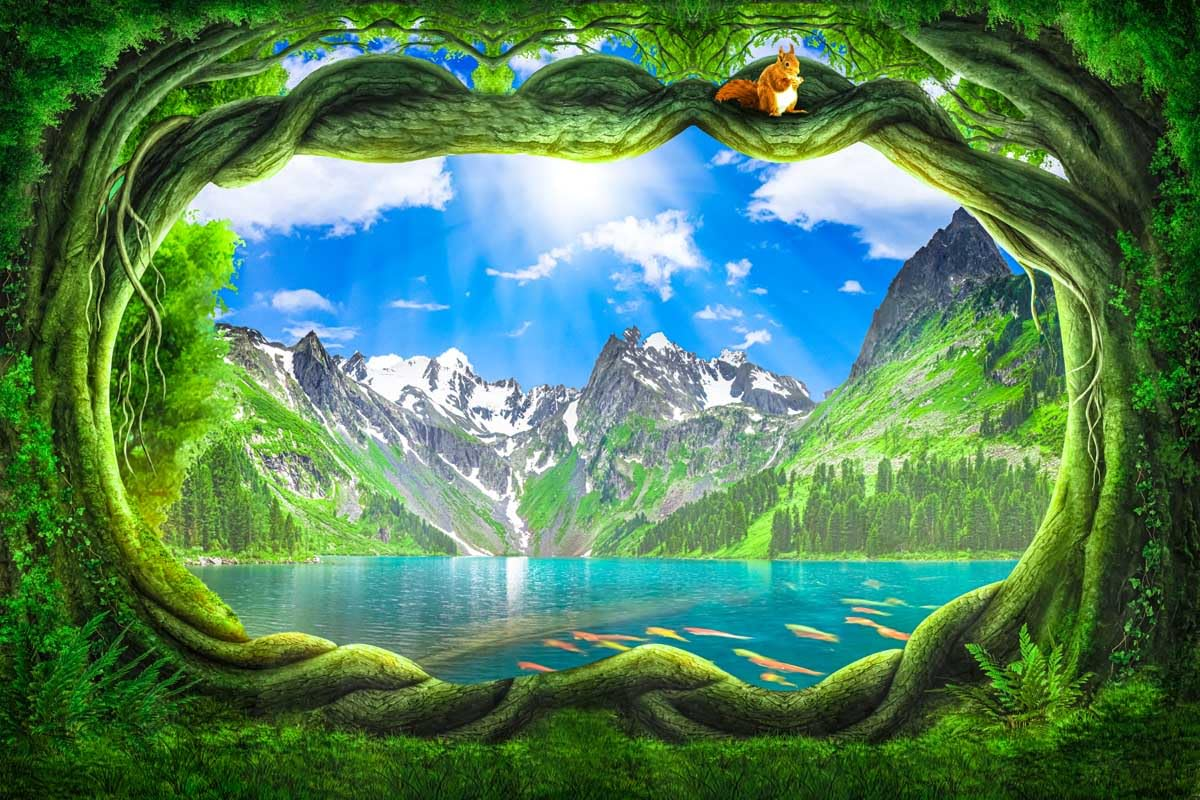
#> input picture Images/nature.jpg, 1200 x 800 px, found by its file name
$ python task.py
#> lines starting #> are read from the running program, lines starting #| are printed output that depends on the picture; after the words box and inside, x2 and y2 are one past the last pixel; in counts of white or black regions, pixels touching at a corner belong together
"""
Write a Python script that:
-> Loads an image (image_path same as yesterday’s or a new one).
-> Converts it to grayscale.
-> Applies and saves results for:
    - Binary thresholding
    - Adaptive Gaussian thresholding
    - Otsu’s thresholding
-> Applies and saves results for:
    - Normal blur
    - Gaussian blur
    - Median blur
    - Bilateral filter
-> Shows all results using cv2.imshow() (or matplotlib if preferred).
"""

import cv2

output_dir = "outputs"
image_path = r"P:\Computer vision Experiments\30-Days challenge\CV-30-day-challenge\Images\nature.jpg"

image = cv2.imread(image_path)
#> image is the input picture: shape (800, 1200, 3); mean B, G, R 91.2, 128.4, 81.3

# Original image
original = image.copy()
# Grayscale image
gray = cv2.cvtColor(image, cv2.COLOR_BGR2GRAY)
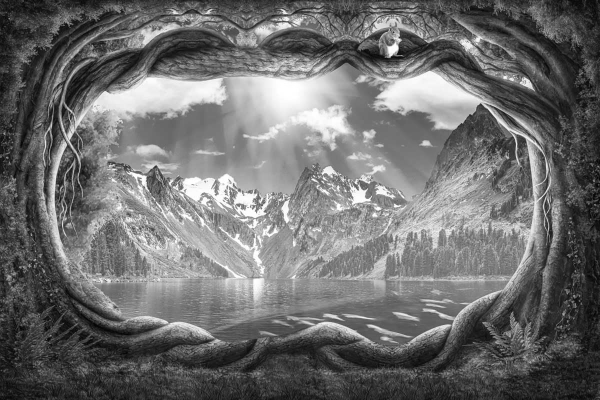
#> gray: shape (800, 1200) (shown at 1/2 size); min 0, max 255, mean 110.1

cv2.imwrite(f"{output_dir}/Original.png", original)
cv2.imwrite(f"{output_dir}/Gray.png", gray)

# Simple/Binary thresholding
thresh_value = 127
ret_simple, binary_img = cv2.threshold(gray, thresh_value, 255, cv2.THRESH_BINARY)
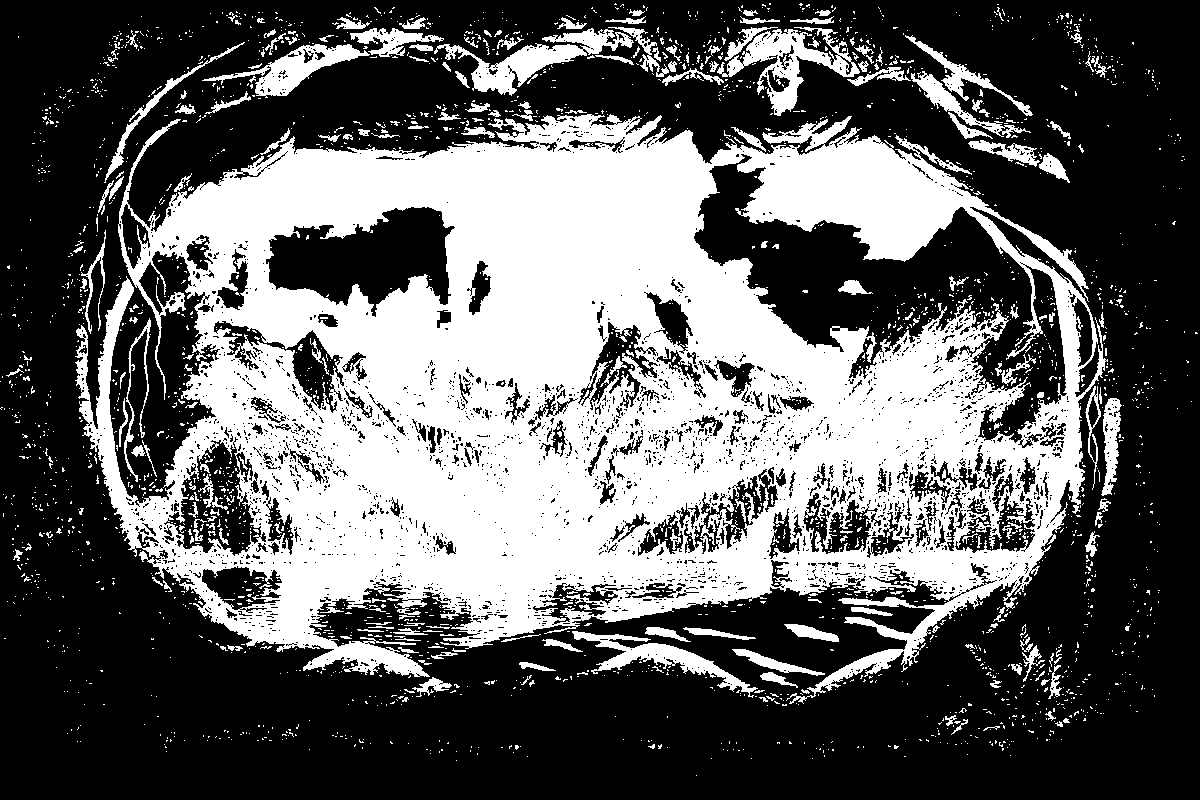
#> binary_img: shape (800, 1200); 37.8% white; 2673 white regions (2444 under 20 px), largest, box (x1, y1, x2, y2) and area: (75, 114, 1108, 704) 316344, (717, 27, 860, 116) 3919, (434, 28, 634, 96) 3878
#> ret_simple = 127
# Adaptive thresholding
adaptive = cv2.adaptiveThreshold(gray, 255, cv2.ADAPTIVE_THRESH_GAUSSIAN_C ,cv2.THRESH_BINARY, 11, 3)
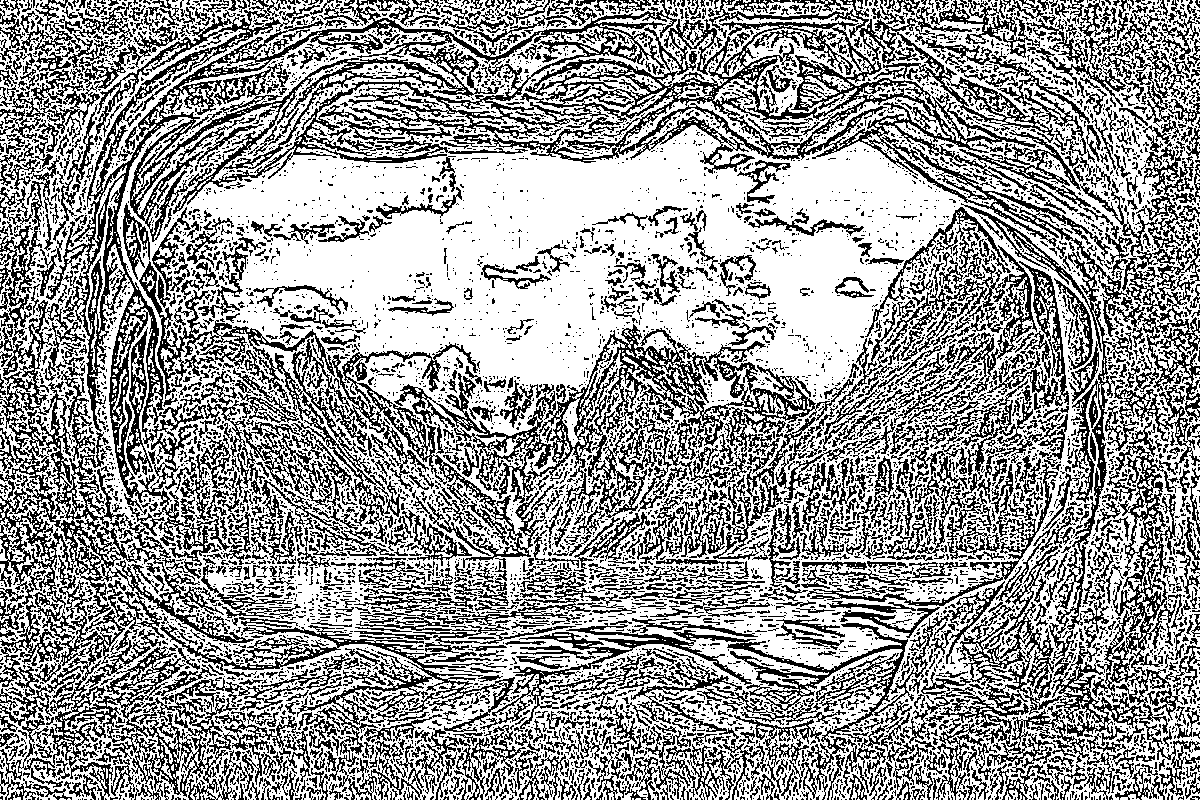
#> adaptive: shape (800, 1200); 61% white; black in thin lines or dots
# Otsu's thresholding
ret_otsu, otsu = cv2.threshold(gray, 0, 255, cv2.THRESH_BINARY + cv2.THRESH_OTSU, 255)
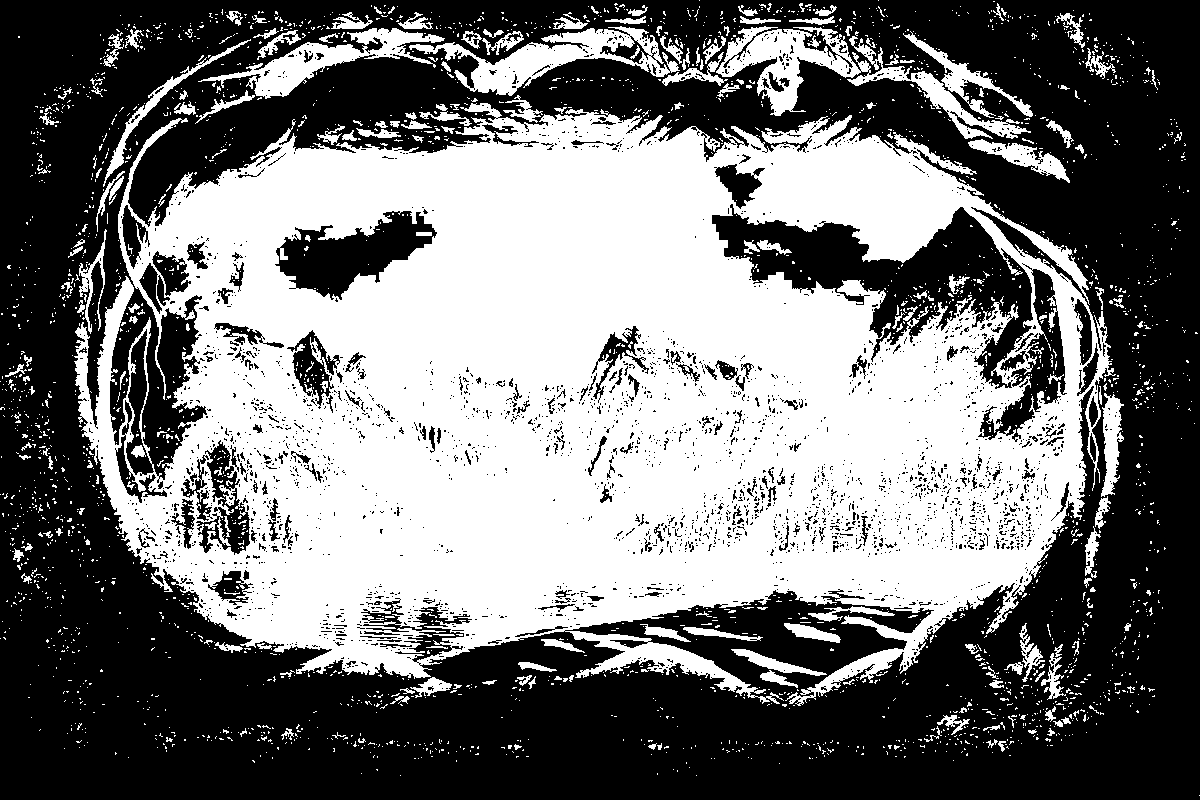
#> otsu: shape (800, 1200); 45.5% white; 2733 white regions (2516 under 20 px), largest, box (x1, y1, x2, y2) and area: (74, 103, 1116, 706) 384232, (716, 26, 1031, 139) 8015, (409, 26, 680, 96) 6047
#> ret_otsu = 114

cv2.imwrite(f"{output_dir}/binary.png", binary_img)
cv2.imwrite(f"{output_dir}/adaptive.png", adaptive)
cv2.imwrite(f"{output_dir}/otsu.png", otsu)

# Normal blur
norm_blur = cv2.blur(gray, (5,5))
# Gaussian blur
gauss_blur = cv2.GaussianBlur(gray, (5,5), 0)
# Median blur
median_blur = cv2.medianBlur(gray, 5)
# Bilateral filter
bilateral = cv2.bilateralFilter(gray, 5, 75, 75)

cv2.imwrite(f"{output_dir}/norm_blur.png", norm_blur)
cv2.imwrite(f"{output_dir}/gauss_blur.png", gauss_blur)
cv2.imwrite(f"{output_dir}/median_blur.png", median_blur)
cv2.imwrite(f"{output_dir}/bilateral.png", bilateral)

$ run again, with Images/Face-1.jpg copied over Images/nature.jpg
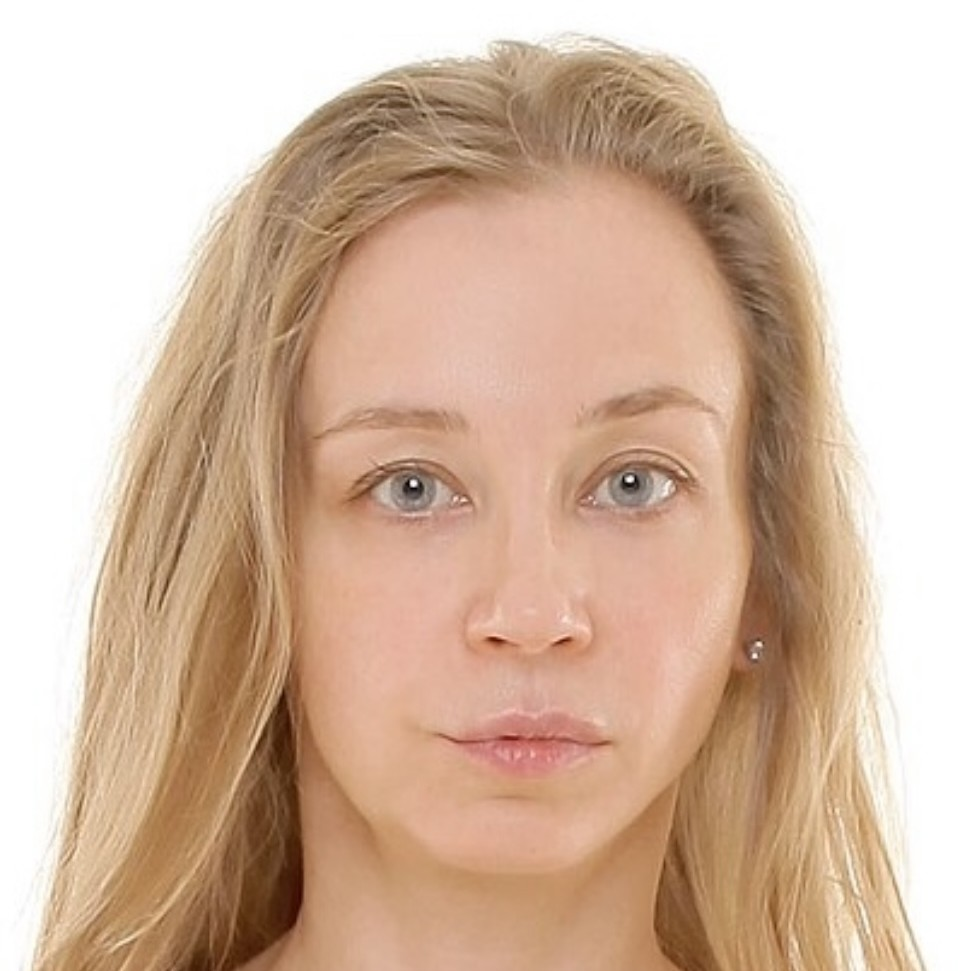
#> input picture Images/Face-1.jpg, 958 x 971 px, found by its file name
#> image is the input picture: shape (971, 958, 3); mean B, G, R 163.2, 184.1, 212.2
#> `ret_simple, binary_img = cv2.threshold(gray, thresh_value, 255, cv2.TH..`:
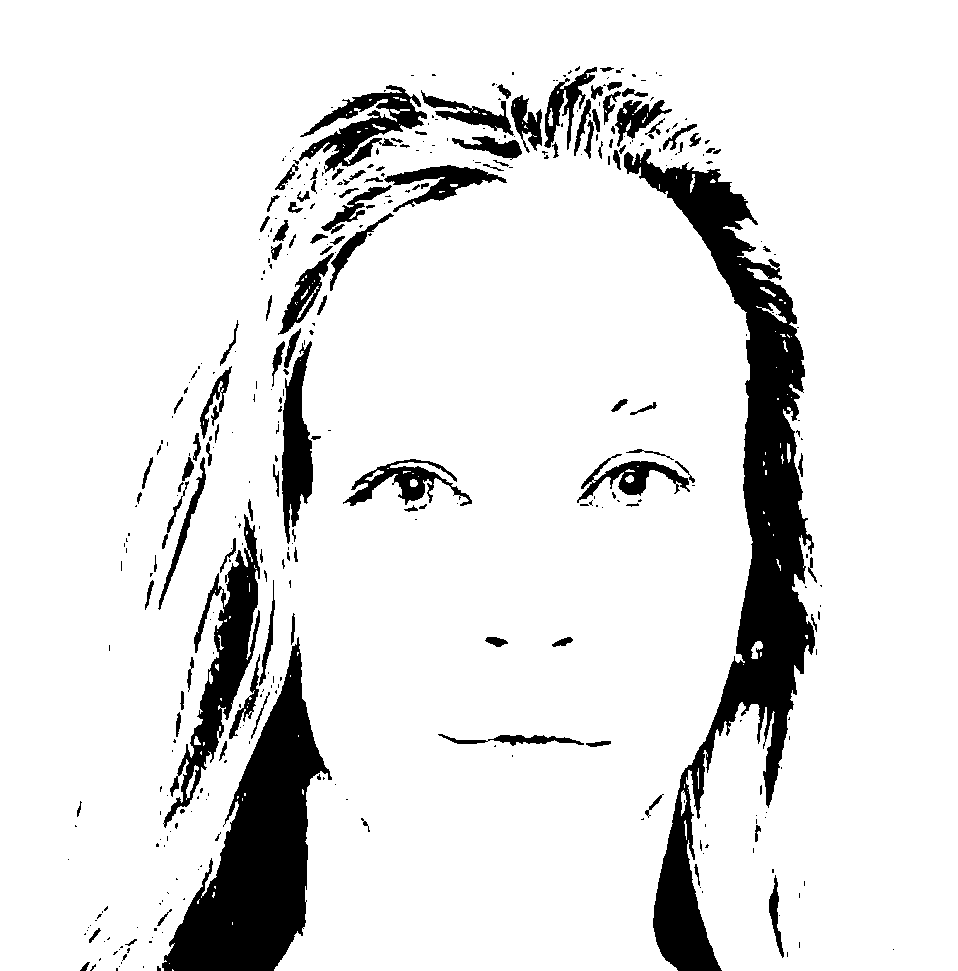
#> binary_img: shape (971, 958); 88.7% white; 402 black regions (275 under 20 px), largest, box (x1, y1, x2, y2) and area: (624, 149, 815, 971) 39283, (162, 637, 332, 971) 23858, (163, 514, 260, 828) 7713
#> ret_simple = 127
#> adaptive: shape (971, 958); 87.4% white; 4379 black regions (3277 under 20 px), largest, box (x1, y1, x2, y2) and area: (202, 65, 425, 271) 1818, (341, 456, 477, 517) 1798, (214, 608, 296, 844) 1407
#> `ret_otsu, otsu = cv2.threshold(gray, 0, 255, cv2.THRESH_BINARY + cv2.T..`:
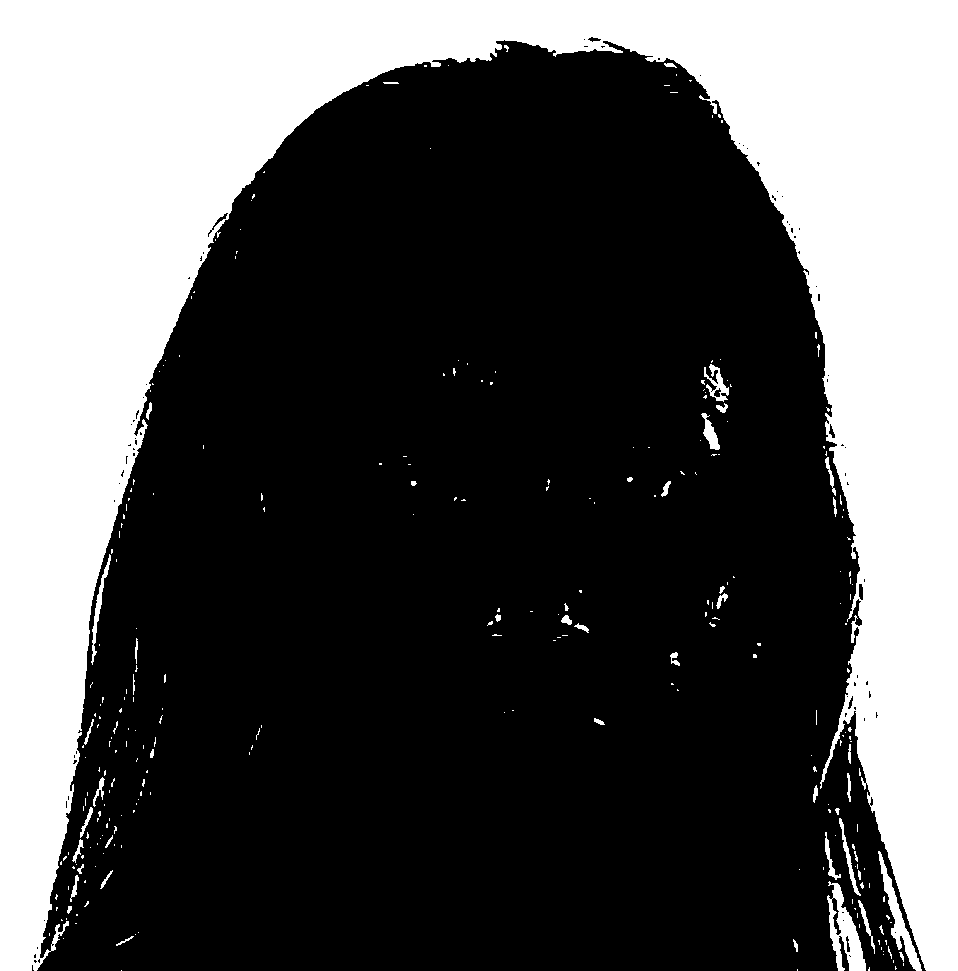
#> otsu: shape (971, 958); 33.3% white; 283 white regions (233 under 20 px), largest, box (x1, y1, x2, y2) and area: (0, 0, 958, 971) 302111, (827, 881, 866, 971) 1588, (878, 851, 922, 971) 1092
#> ret_otsu = 205
